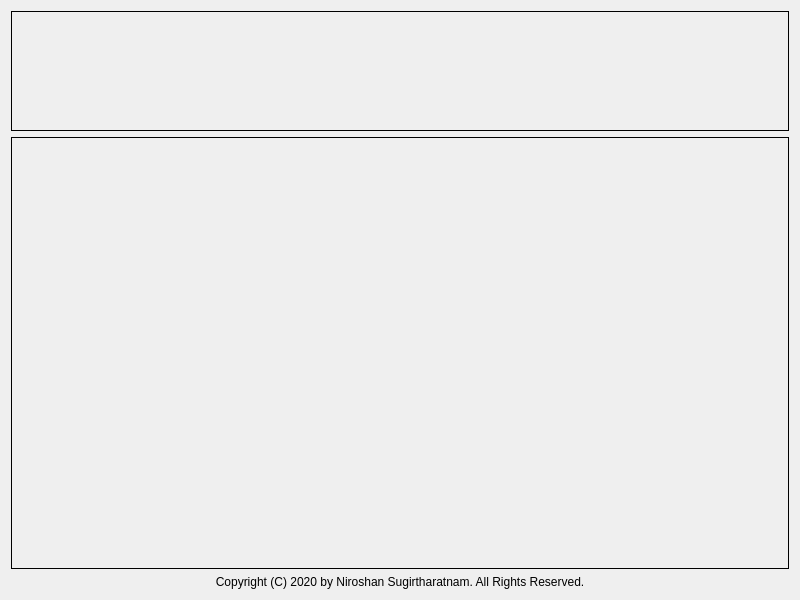
<?xml version="1.0" encoding="UTF-8"?>
<ui version="4.0">
 <class>Application</class>
 <widget class="QWidget" name="Application">
  <property name="geometry">
   <rect>
    <x>0</x>
    <y>0</y>
    <width>800</width>
    <height>600</height>
   </rect>
  </property>
  <property name="windowTitle">
   <string>Application</string>
  </property>
  <property name="styleSheet">
   <string notr="true"/>
  </property>
  <layout class="QVBoxLayout" name="verticalLayout">
   <item>
    <widget class="QStackedWidget" name="stackedWidgetNavigation">
     <property name="minimumSize">
      <size>
       <width>0</width>
       <height>120</height>
      </size>
     </property>
     <property name="maximumSize">
      <size>
       <width>16777215</width>
       <height>120</height>
      </size>
     </property>
     <property name="styleSheet">
      <string notr="true">border: 1px solid black;</string>
     </property>
    </widget>
   </item>
   <item>
    <widget class="QStackedWidget" name="stackedWidgetContent">
     <property name="styleSheet">
      <string notr="true">border: 1px solid black;</string>
     </property>
    </widget>
   </item>
   <item>
    <widget class="QLabel" name="label">
     <property name="styleSheet">
      <string notr="true"/>
     </property>
     <property name="text">
      <string>Copyright (C) 2020 by Niroshan Sugirtharatnam. All Rights Reserved.</string>
     </property>
     <property name="alignment">
      <set>Qt::AlignCenter</set>
     </property>
    </widget>
   </item>
  </layout>
 </widget>
 <resources/>
 <connections/>
</ui>
